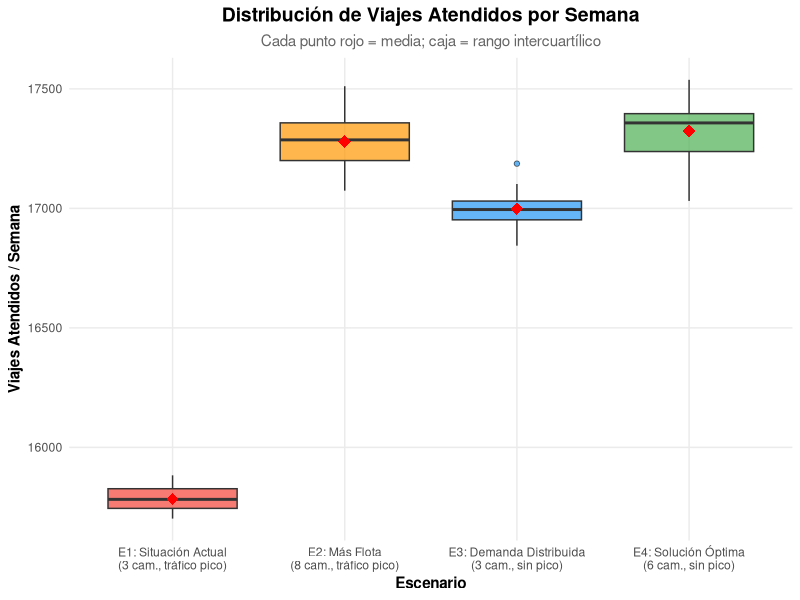
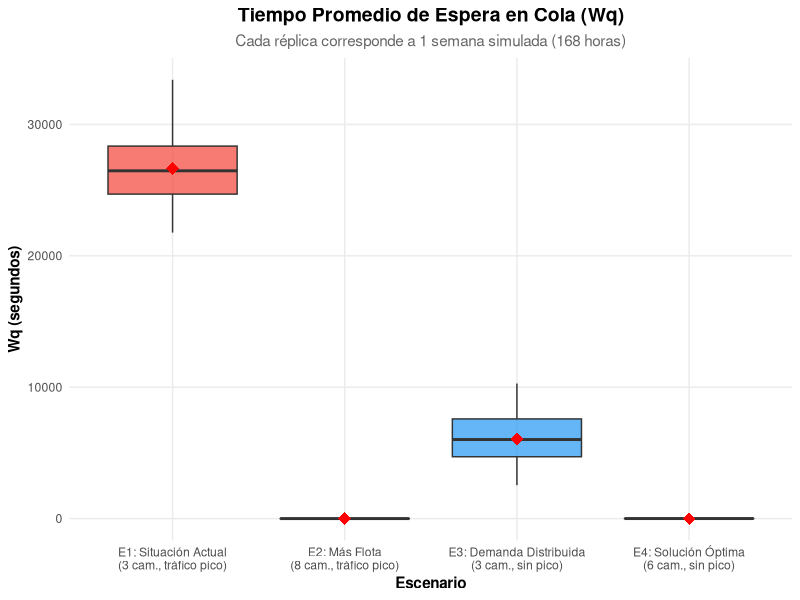
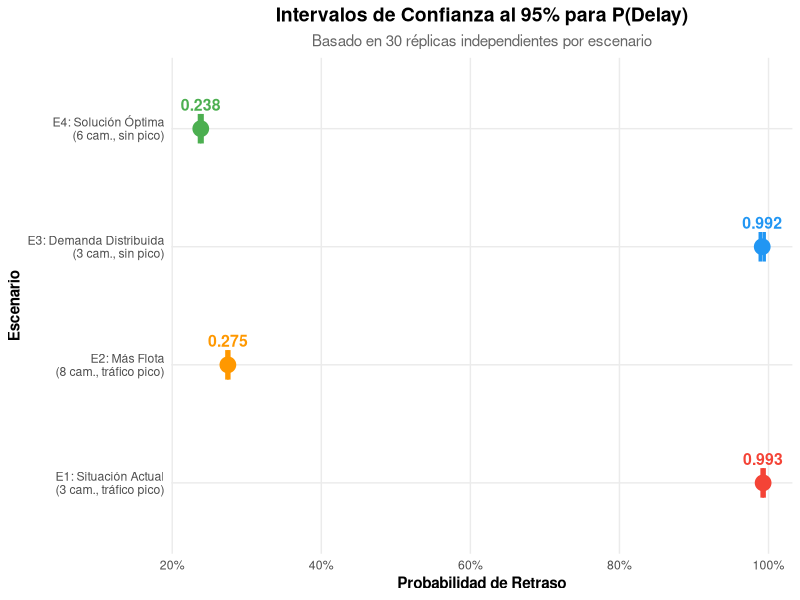
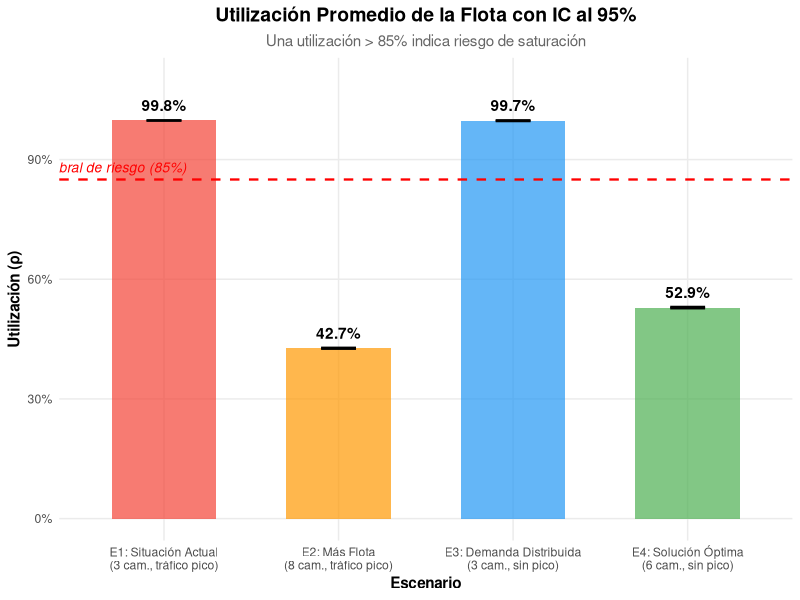
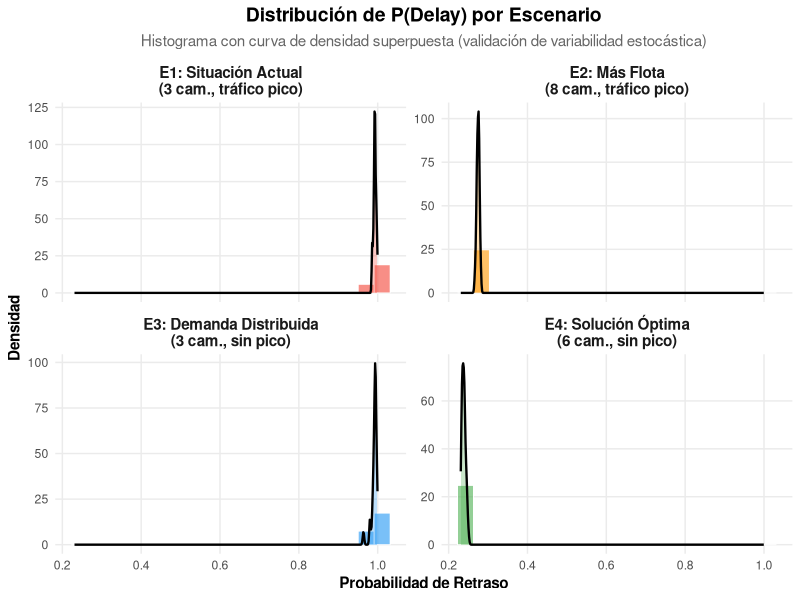
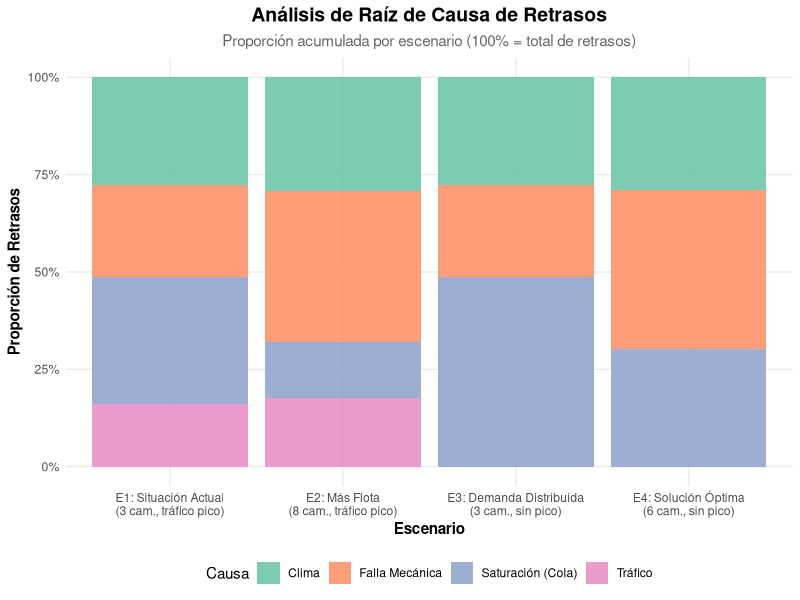
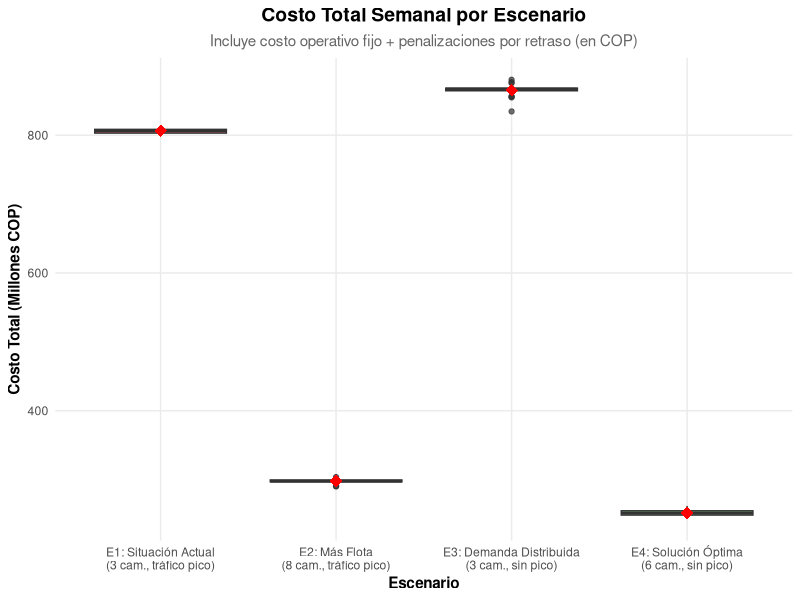
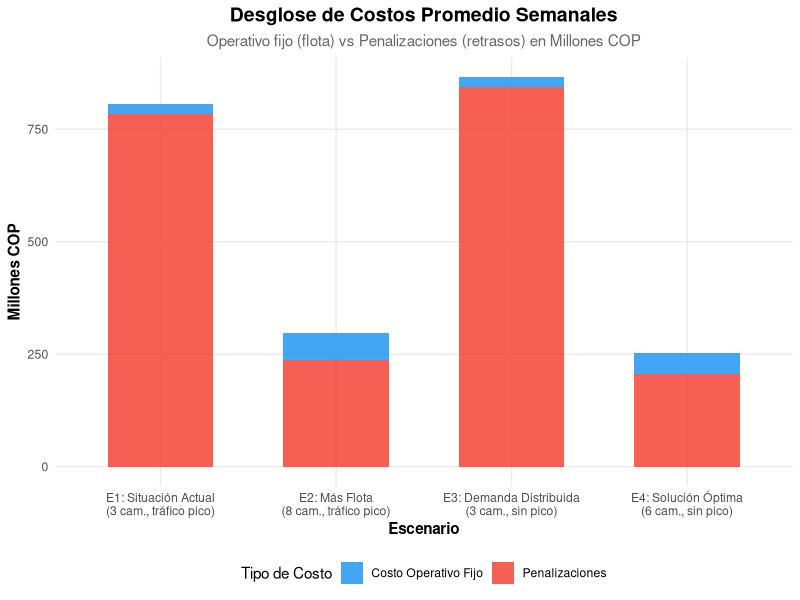

These figures' R source, in order:
## ---- chunk 1
knitr::opts_chunk$set(echo = TRUE, warning = FALSE, message = FALSE,
                      fig.align = "center", dpi = 150)

# Cargar librerías
library(ggplot2)
library(dplyr)
library(tidyr)
library(knitr)
library(kableExtra)

# Tema visual global
theme_sim <- theme_minimal() +
  theme(
    plot.title = element_text(hjust = 0.5, face = "bold", size = 14),
    plot.subtitle = element_text(hjust = 0.5, color = "gray40", size = 11),
    axis.title = element_text(face = "bold", size = 11),
    legend.position = "bottom",
    strip.text = element_text(face = "bold", size = 11),
    panel.grid.minor = element_blank()
  )

# Paleta de colores para escenarios
colores_esc <- c("E1_situacion_actual"    = "#F44336",
                 "E2_mas_camiones"        = "#FF9800",
                 "E3_demanda_distribuida" = "#2196F3",
                 "E4_solucion_optima"     = "#4CAF50")

etiquetas_esc <- c("E1_situacion_actual"    = "E1: Situación Actual\n(3 cam., tráfico pico)",
                   "E2_mas_camiones"        = "E2: Más Flota\n(8 cam., tráfico pico)",
                   "E3_demanda_distribuida" = "E3: Demanda Distribuida\n(3 cam., sin pico)",
                   "E4_solucion_optima"     = "E4: Solución Óptima\n(6 cam., sin pico)")
## ---- chunk 2
# Cargar resultados desde el CSV completo
df_full <- read.csv("resultados/resultados.csv", stringsAsFactors = FALSE)

# Filtrar SOLO los 4 escenarios actuales (descartar ejecuciones antiguas)
escenarios_actuales <- c("E1_situacion_actual", "E2_mas_camiones",
                         "E3_demanda_distribuida", "E4_solucion_optima")
df <- df_full %>% filter(escenario %in% escenarios_actuales)

# Ordenar escenarios para que la comparativa sea progresiva E1 -> E4
df$escenario <- factor(df$escenario, levels = escenarios_actuales)

cat("Total de registros cargados:", nrow(df_full), "\n")
cat("Registros de escenarios actuales:", nrow(df), "\n")
cat("Escenarios:", paste(unique(df$escenario), collapse = ", "), "\n")
## ---- chunk 3
diseno <- data.frame(
  Escenario = c("E1: Situación Actual", "E2: Más Flota",
                "E3: Demanda Distribuida", "E4: Solución Óptima"),
  Camiones = c(3, 8, 3, 6),
  Multiplicador_Lambda = c("×850", "×850", "×850", "×850"),
  Trafico = c("Pico (1.5x tarde)", "Pico (1.5x tarde)",
              "Sin pico (1.0x)", "Sin pico (1.0x)"),
  Replicas = c(30, 30, 30, 30),
  Duracion = c("168 h (1 semana)", "168 h (1 semana)",
               "168 h (1 semana)", "168 h (1 semana)"),
  Objetivo = c("Representar el problema: sistema saturado (ρ ≈ 0.85) con flota mínima y alta demanda",
               "Intervención 1: ¿Cuánto reduce Wq agregar más camiones (8 cam.)?",
               "Intervención 2: ¿Cuánto reduce Wq distribuir despachos fuera de pico?",
               "Solución combinada: 6 camiones + despacho distribuido (equilibrio óptimo)")
)

diseno %>%
  kable(col.names = c("Escenario", "Camiones (c)", "Demanda (λ)", "Tráfico",
                       "Réplicas", "Duración", "Objetivo"),
        caption = "Tabla 1: Diseño Experimental — Escenarios de Optimización del Tiempo de Espera") %>%
  kable_styling(bootstrap_options = c("striped", "hover", "condensed"),
                full_width = TRUE) %>%
  row_spec(0, bold = TRUE, background = "#2196F3", color = "white") %>%
  row_spec(1, background = "#FFEBEE") %>%   # E1 rojo claro = problema
  row_spec(4, background = "#E8F5E9")       # E4 verde claro = solucion
## ---- chunk 4
params <- data.frame(
  Parametro = c("Probabilidad de Falla Mecánica",
                "Tiempo extra por falla (media)",
                "Probabilidad de evento climático",
                "Umbral temperatura para fallas",
                "Umbral humedad para fricción",
                "Multiplicador tráfico (Mañana 07-09h)",
                "Multiplicador tráfico (Mediodía 12-14h)",
                "Multiplicador tráfico (Tarde 17-19h)",
                "Costo penalización por retraso",
                "Costo operativo fijo por camión/hora",
                "Distribución tiempo de servicio",
                "Coeficiente de variación (CV)"),
  Valor = c("23.4%", "36.0 seg (Exponencial)",
            "36.2%", "> 25°C (+5%/°C)",
            "> 60% (hasta +20% tiempo)", "1.3x", "1.1x", "1.5x",
            "$50,000 COP", "$45,000 COP",
            "Log-normal (M/G/c)", "0.5"),
  Fuente = c("Dataset Kaggle", "Dataset Kaggle",
             "Dataset Kaggle", "Modelo térmico simplificado",
             "Modelo de fricción operativa",
             "Urban Mobility Report (TTI)", "Urban Mobility Report (TTI)",
             "Urban Mobility Report (TTI)",
             "SICE-TAC (Min. Transporte Colombia)",
             "SICE-TAC (Min. Transporte Colombia)",
             "Calibración estadística", "Supuesto del modelo")
)

params %>%
  kable(caption = "Tabla 2: Parámetros Estocásticos del Modelo") %>%
  kable_styling(bootstrap_options = c("striped", "hover"),
                full_width = TRUE) %>%
  row_spec(0, bold = TRUE, background = "#FF9800", color = "white")
## ---- chunk 5
stats <- df %>%
  group_by(escenario) %>%
  summarise(
    n = n(),
    Wq_media = mean(Wq_mean, na.rm = TRUE),
    Wq_sd = sd(Wq_mean, na.rm = TRUE),
    P_delay_media = mean(P_delay, na.rm = TRUE),
    P_delay_sd = sd(P_delay, na.rm = TRUE),
    Utilizacion_media = mean(utilizacion, na.rm = TRUE),
    Utilizacion_sd = sd(utilizacion, na.rm = TRUE),
    Viajes_media = mean(pedidos_atendidos, na.rm = TRUE),
    Retrasados_media = mean(pedidos_retrasados, na.rm = TRUE),
    Fallos_media = mean(num_fallos, na.rm = TRUE),
    Costo_media = mean(costo_total, na.rm = TRUE),
    .groups = "drop"
  ) %>%
  mutate(across(where(is.numeric), ~round(., 2)))

stats %>%
  kable(col.names = c("Escenario", "n", "Wq (seg)", "Wq SD",
                       "P(Delay)", "P(Delay) SD",
                       "Utilización", "Util. SD",
                       "Viajes/sem", "Retrasados/sem",
                       "Fallos/sem", "Costo COP"),
        caption = "Tabla 3: Resumen Estadístico por Escenario") %>%
  kable_styling(bootstrap_options = c("striped", "hover", "condensed"),
                full_width = TRUE, font_size = 11) %>%
  row_spec(0, bold = TRUE, background = "#4CAF50", color = "white")
## ---- chunk 6
ggplot(df, aes(x = escenario, y = pedidos_atendidos, fill = escenario)) +
  geom_boxplot(alpha = 0.7, outlier.shape = 21) +
  stat_summary(fun = mean, geom = "point", shape = 18, size = 4, color = "red") +
  scale_fill_manual(values = colores_esc) +
  scale_x_discrete(labels = etiquetas_esc) +
  labs(
    title = "Distribución de Viajes Atendidos por Semana",
    subtitle = "Cada punto rojo = media; caja = rango intercuartílico",
    x = "Escenario", y = "Viajes Atendidos / Semana"
  ) +
  theme_sim + theme(legend.position = "none")
## ---- chunk 7
ggplot(df, aes(x = escenario, y = Wq_mean, fill = escenario)) +
  geom_boxplot(alpha = 0.7) +
  stat_summary(fun = mean, geom = "point", shape = 18, size = 4, color = "red") +
  scale_fill_manual(values = colores_esc) +
  scale_x_discrete(labels = etiquetas_esc) +
  labs(
    title = "Tiempo Promedio de Espera en Cola (Wq)",
    subtitle = "Cada réplica corresponde a 1 semana simulada (168 horas)",
    x = "Escenario", y = "Wq (segundos)"
  ) +
  theme_sim + theme(legend.position = "none")
## ---- chunk 8
ic_pdelay <- df %>%
  group_by(escenario) %>%
  summarise(
    media = mean(P_delay),
    sd = sd(P_delay),
    n = n(),
    se = sd / sqrt(n),
    ic_inf = media - qt(0.975, n-1) * se,
    ic_sup = media + qt(0.975, n-1) * se,
    .groups = "drop"
  )

ggplot(ic_pdelay, aes(x = escenario, y = media, color = escenario)) +
  geom_point(size = 5) +
  geom_errorbar(aes(ymin = ic_inf, ymax = ic_sup), width = 0.25, linewidth = 1.2) +
  geom_text(aes(label = sprintf("%.3f", media)), vjust = -1.5, fontface = "bold", size = 4) +
  scale_color_manual(values = colores_esc) +
  scale_x_discrete(labels = etiquetas_esc) +
  scale_y_continuous(labels = scales::percent_format()) +
  labs(
    title = "Intervalos de Confianza al 95% para P(Delay)",
    subtitle = "Basado en 30 réplicas independientes por escenario",
    x = "Escenario", y = "Probabilidad de Retraso"
  ) +
  theme_sim + theme(legend.position = "none") +
  coord_flip()
## ---- chunk 9
ic_util <- df %>%
  group_by(escenario) %>%
  summarise(
    media = mean(utilizacion),
    sd = sd(utilizacion),
    n = n(),
    se = sd / sqrt(n),
    ic_inf = media - qt(0.975, n-1) * se,
    ic_sup = media + qt(0.975, n-1) * se,
    .groups = "drop"
  )

ggplot(ic_util, aes(x = escenario, y = media, fill = escenario)) +
  geom_col(alpha = 0.7, width = 0.6) +
  geom_errorbar(aes(ymin = ic_inf, ymax = ic_sup), width = 0.2, linewidth = 0.8) +
  geom_text(aes(label = sprintf("%.1f%%", media * 100)), vjust = -0.8, fontface = "bold") +
  scale_fill_manual(values = colores_esc) +
  scale_x_discrete(labels = etiquetas_esc) +
  scale_y_continuous(labels = scales::percent_format(), limits = c(0, 1.1)) +
  labs(
    title = "Utilización Promedio de la Flota con IC al 95%",
    subtitle = "Una utilización > 85% indica riesgo de saturación",
    x = "Escenario", y = "Utilización (ρ)"
  ) +
  geom_hline(yintercept = 0.85, linetype = "dashed", color = "red", linewidth = 0.8) +
  annotate("text", x = 0.7, y = 0.88, label = "Umbral de riesgo (85%)",
           color = "red", fontface = "italic", size = 3.5) +
  theme_sim + theme(legend.position = "none")
## ---- chunk 10
ggplot(df, aes(x = P_delay, fill = escenario)) +
  geom_histogram(aes(y = after_stat(density)), bins = 20, alpha = 0.6,
                 color = "white", linewidth = 0.3) +
  geom_density(alpha = 0.3, linewidth = 0.8) +
  scale_fill_manual(values = colores_esc, labels = etiquetas_esc) +
  facet_wrap(~escenario, scales = "free_y", ncol = 2,
             labeller = labeller(escenario = etiquetas_esc)) +
  labs(
    title = "Distribución de P(Delay) por Escenario",
    subtitle = "Histograma con curva de densidad superpuesta (validación de variabilidad estocástica)",
    x = "Probabilidad de Retraso", y = "Densidad"
  ) +
  theme_sim + theme(legend.position = "none")
## ---- chunk 11
causas <- df %>%
  group_by(escenario) %>%
  summarise(
    Mecanico = sum(retrasos_mecanico, na.rm = TRUE),
    Clima = sum(retrasos_clima, na.rm = TRUE),
    Trafico = sum(retrasos_trafico, na.rm = TRUE),
    Saturacion = sum(retrasos_saturacion, na.rm = TRUE),
    .groups = "drop"
  ) %>%
  pivot_longer(cols = c(Mecanico, Clima, Trafico, Saturacion),
               names_to = "Causa", values_to = "Cantidad")

ggplot(causas, aes(x = escenario, y = Cantidad, fill = Causa)) +
  geom_col(position = "fill", alpha = 0.85) +
  scale_fill_brewer(palette = "Set2",
                    labels = c("Clima", "Falla Mecánica",
                               "Saturación (Cola)", "Tráfico")) +
  scale_x_discrete(labels = etiquetas_esc) +
  scale_y_continuous(labels = scales::percent_format()) +
  labs(
    title = "Análisis de Raíz de Causa de Retrasos",
    subtitle = "Proporción acumulada por escenario (100% = total de retrasos)",
    x = "Escenario", y = "Proporción de Retrasos", fill = "Causa"
  ) +
  theme_sim
## ---- chunk 12
ggplot(df, aes(x = escenario, y = costo_total / 1e6, fill = escenario)) +
  geom_boxplot(alpha = 0.7) +
  stat_summary(fun = mean, geom = "point", shape = 18, size = 4, color = "red") +
  scale_fill_manual(values = colores_esc) +
  scale_x_discrete(labels = etiquetas_esc) +
  labs(
    title = "Costo Total Semanal por Escenario",
    subtitle = "Incluye costo operativo fijo + penalizaciones por retraso (en COP)",
    x = "Escenario", y = "Costo Total (Millones COP)"
  ) +
  theme_sim + theme(legend.position = "none")
## ---- chunk 13
costos_desglose <- df %>%
  group_by(escenario) %>%
  summarise(
    Operativo_Fijo = mean(costo_operativo_fijo, na.rm = TRUE) / 1e6,
    Penalizaciones = mean(costo_penalizaciones, na.rm = TRUE) / 1e6,
    .groups = "drop"
  ) %>%
  pivot_longer(cols = c(Operativo_Fijo, Penalizaciones),
               names_to = "Tipo", values_to = "Millones_COP")

ggplot(costos_desglose, aes(x = escenario, y = Millones_COP, fill = Tipo)) +
  geom_col(position = "stack", alpha = 0.85, width = 0.6) +
  scale_fill_manual(values = c("Operativo_Fijo" = "#2196F3",
                                "Penalizaciones" = "#F44336"),
                    labels = c("Costo Operativo Fijo", "Penalizaciones")) +
  scale_x_discrete(labels = etiquetas_esc) +
  labs(
    title = "Desglose de Costos Promedio Semanales",
    subtitle = "Operativo fijo (flota) vs Penalizaciones (retrasos) en Millones COP",
    x = "Escenario", y = "Millones COP", fill = "Tipo de Costo"
  ) +
  theme_sim
## ---- chunk 14
fallos_vs_viajes <- df %>%
  mutate(tasa_fallos_obs = num_fallos / pedidos_atendidos)

ggplot(fallos_vs_viajes, aes(x = pedidos_atendidos, y = num_fallos, color = escenario)) +
  geom_point(alpha = 0.5, size = 2) +
  geom_abline(intercept = 0, slope = 0.234, linetype = "dashed",
              color = "red", linewidth = 1) +
  annotate("text", x = max(df$pedidos_atendidos) * 0.7,
           y = max(df$pedidos_atendidos) * 0.7 * 0.234 + 30,
           label = "Línea teórica: P(fallo) = 23.4%",
           color = "red", fontface = "italic", size = 4) +
  scale_color_manual(values = colores_esc, labels = etiquetas_esc) +
  labs(
    title = "Validación del Modelo Estocástico de Fallas Mecánicas",
    subtitle = "Fallos observados vs viajes realizados (línea roja = probabilidad teórica 23.4%)",
    x = "Viajes Atendidos / Semana",
    y = "Fallos Mecánicos Observados",
    color = "Escenario"
  ) +
  theme_sim
## ---- chunk 15
ggplot(df, aes(x = replica, y = P_delay, color = escenario)) +
  geom_line(alpha = 0.7, linewidth = 0.8) +
  geom_point(alpha = 0.5, size = 1.5) +
  geom_hline(yintercept = 0.30, linetype = "dotted", color = "gray50") +
  annotate("text", x = 1, y = 0.33, label = "SLA objetivo: 30%",
           color = "gray50", fontface = "italic", hjust = 0, size = 3.5) +
  scale_color_manual(values = colores_esc, labels = etiquetas_esc) +
  facet_wrap(~escenario, ncol = 2,
             labeller = labeller(escenario = etiquetas_esc)) +
  labs(
    title = "Evolución de P(Delay) a lo largo de las Réplicas",
    subtitle = "Cada punto = 1 semana simulada independiente (verificación de estabilidad)",
    x = "Número de Réplica", y = "Probabilidad de Retraso"
  ) +
  theme_sim + theme(legend.position = "none")
## ---- chunk 16
comparativa <- df %>%
  group_by(escenario) %>%
  summarise(
    Viajes_Semana  = round(mean(pedidos_atendidos)),
    Wq_seg         = round(mean(Wq_mean), 2),
    P_Delay_pct    = sprintf("%.1f%%", mean(P_delay) * 100),
    Utilizacion    = sprintf("%.1f%%", mean(utilizacion) * 100),
    Fallos_Semana  = round(mean(num_fallos), 1),
    Costo_M_COP    = sprintf("$%.1f M", mean(costo_total) / 1e6),
    .groups = "drop"
  )

comparativa %>%
  kable(
    col.names = c("Escenario", "Viajes/Semana", "Wq (seg)",
                  "P(Delay)", "Utilización", "Fallos/Semana", "Costo Semanal (M COP)"),
    caption = "Tabla 4: Comparativa Final de Medidas de Desempeño"
  ) %>%
  kable_styling(bootstrap_options = c("striped", "hover", "bordered"),
                full_width = TRUE) %>%
  row_spec(0, bold = TRUE, background = "#9C27B0", color = "white") %>%
  column_spec(1, bold = TRUE)
## ---- chunk 17
# Calcular reducciones entre E1 y E4 para citar en conclusiones
wq_e1 <- mean(df$Wq_mean[df$escenario == "E1_situacion_actual"], na.rm = TRUE)
wq_e2 <- mean(df$Wq_mean[df$escenario == "E2_mas_camiones"], na.rm = TRUE)
wq_e3 <- mean(df$Wq_mean[df$escenario == "E3_demanda_distribuida"], na.rm = TRUE)
wq_e4 <- mean(df$Wq_mean[df$escenario == "E4_solucion_optima"], na.rm = TRUE)

pd_e1 <- mean(df$P_delay[df$escenario == "E1_situacion_actual"], na.rm = TRUE)
pd_e4 <- mean(df$P_delay[df$escenario == "E4_solucion_optima"], na.rm = TRUE)

red_wq_e2 <- ifelse(wq_e1 > 0, round((1 - wq_e2 / wq_e1) * 100, 1), NA)
red_wq_e3 <- ifelse(wq_e1 > 0, round((1 - wq_e3 / wq_e1) * 100, 1), NA)
red_wq_e4 <- ifelse(wq_e1 > 0, round((1 - wq_e4 / wq_e1) * 100, 1), NA)

cat(paste0("
### Hallazgos Principales

**Pregunta de Investigación:** ¿Qué configuración de flota y gestión de despacho reduce
más el tiempo de espera en cola (Wq) de los pedidos logísticos?

1. **Problema Base (E1):** Con 3 camiones, demanda ×850 (ρ ≈ 0.85) y congestión de tráfico pico,
   el sistema registra Wq = ", round(wq_e1, 1), " seg (≈ ", round(wq_e1/3600, 1), " horas!) y P(Delay) = ",
   sprintf("%.1f%%", pd_e1 * 100), ".
   Este escenario representa la operación actual con recursos insuficientes.

2. **Intervención por Flota (E2 vs E1):** Ampliar la flota a 8 camiones (manteniendo
   las mismas condiciones de tráfico pico) reduce el Wq en un ",
   ifelse(is.na(red_wq_e2), "N/D", paste0(red_wq_e2, "%")), ".
   Esto confirma que el número de servidores es el factor dominante en la saturación del sistema.

3. **Intervención Operativa (E3 vs E1):** Mantener la flota de 3 camiones pero distribuir
   los despachos fuera de horas pico reduce el Wq en un ",
   ifelse(is.na(red_wq_e3), "N/D", paste0(red_wq_e3, "%")), ".
   Sin embargo, el sistema sigue saturado (ρ ≈ 1), evidenciando que la gestión de tráfico
   sola es insuficiente cuando la flota es el cuello de botella estructural.

4. **Solución Óptima (E4):** La combinación de 6 camiones + despacho distribuido logra
   una reducción del Wq del ",
   ifelse(is.na(red_wq_e4), "N/D", paste0(red_wq_e4, "%")), " respecto a E1,
   con una disminución de P(Delay) de ", round((pd_e1 - pd_e4) * 100, 1), " puntos porcentuales.
   Además, su costo semanal es menor que E2 (8 camiones), representando el equilibrio óptimo.

5. **Validación Estocástica:** Los fallos mecánicos observados se alinean con la
   probabilidad teórica del 23.4%, confirmando la correcta implementación del
   generador de números aleatorios y la distribución exponencial de retrasos.

**Recomendación:** Implementar la configuración del Escenario E4 (6 camiones con
despacho distribuido fuera de horas pico). Demuestra la mayor reducción de tiempos
de espera al menor costo incremental respecto a E2 (8 camiones con tráfico pico).
"))
